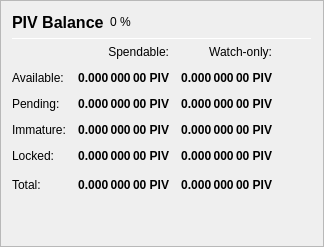
                   <widget class="QFrame" name="frame_Balances">
                    <property name="frameShape">
                     <enum>QFrame::StyledPanel</enum>
                    </property>
                    <property name="frameShadow">
                     <enum>QFrame::Raised</enum>
                    </property>
                    <layout class="QVBoxLayout" name="verticalLayout_4">
                     <item>
                      <layout class="QHBoxLayout" name="horizontalLayout_4">
                       <item>
                        <widget class="QLabel" name="label_5">
                         <property name="minimumSize">
                          <size>
                           <width>0</width>
                           <height>20</height>
                          </size>
                         </property>
                         <property name="font">
                          <font>
                           <pointsize>12</pointsize>
                           <weight>75</weight>
                           <bold>true</bold>
                          </font>
                         </property>
                         <property name="text">
                          <string>PIV Balance</string>
                         </property>
                        </widget>
                       </item>
                       <item>
                        <widget class="QLabel" name="labelPIVPercent">
                         <property name="text">
                          <string notr="true">0 %</string>
                         </property>
                        </widget>
                       </item>
                       <item>
                        <spacer name="horizontalSpacer_3">
                         <property name="orientation">
                          <enum>Qt::Horizontal</enum>
                         </property>
                         <property name="sizeHint" stdset="0">
                          <size>
                           <width>40</width>
                           <height>20</height>
                          </size>
                         </property>
                        </spacer>
                       </item>
                      </layout>
                     </item>
                     <item>
                      <widget class="Line" name="line_Balance">
                       <property name="minimumSize">
                        <size>
                         <width>0</width>
                         <height>1</height>
                        </size>
                       </property>
                       <property name="maximumSize">
                        <size>
                         <width>16777215</width>
                         <height>1</height>
                        </size>
                       </property>
                       <property name="orientation">
                        <enum>Qt::Horizontal</enum>
                       </property>
                      </widget>
                     </item>
                     <item>
                      <layout class="QGridLayout" name="gridLayout">
                       <property name="spacing">
                        <number>12</number>
                       </property>
                       <item row="0" column="1">
                        <widget class="QLabel" name="labelSpendable">
                         <property name="text">
                          <string>Spendable:</string>
                         </property>
                         <property name="alignment">
                          <set>Qt::AlignRight|Qt::AlignTrailing|Qt::AlignVCenter</set>
                         </property>
                        </widget>
                       </item>
                       <item row="0" column="2">
                        <widget class="QLabel" name="labelWatchonly">
                         <property name="text">
                          <string>Watch-only:</string>
                         </property>
                         <property name="alignment">
                          <set>Qt::AlignRight|Qt::AlignTrailing|Qt::AlignVCenter</set>
                         </property>
                        </widget>
                       </item>
                       <item row="1" column="0">
                        <widget class="QLabel" name="labelBalanceText">
                         <property name="text">
                          <string>Available:</string>
                         </property>
                        </widget>
                       </item>
                       <item row="1" column="1">
                        <widget class="QLabel" name="labelBalance">
                         <property name="font">
                          <font>
                           <weight>75</weight>
                           <bold>true</bold>
                          </font>
                         </property>
                         <property name="cursor">
                          <cursorShape>IBeamCursor</cursorShape>
                         </property>
                         <property name="toolTip">
                          <string>Your current spendable balance</string>
                         </property>
                         <property name="text">
                          <string notr="true">0.000 000 00 PIV</string>
                         </property>
                         <property name="alignment">
                          <set>Qt::AlignRight|Qt::AlignTrailing|Qt::AlignVCenter</set>
                         </property>
                         <property name="textInteractionFlags">
                          <set>Qt::LinksAccessibleByMouse|Qt::TextSelectableByKeyboard|Qt::TextSelectableByMouse</set>
                         </property>
                        </widget>
                       </item>
                       <item row="1" column="2">
                        <widget class="QLabel" name="labelWatchAvailable">
                         <property name="font">
                          <font>
                           <weight>75</weight>
                           <bold>true</bold>
                          </font>
                         </property>
                         <property name="cursor">
                          <cursorShape>IBeamCursor</cursorShape>
                         </property>
                         <property name="toolTip">
                          <string>Your current balance in watch-only addresses</string>
                         </property>
                         <property name="text">
                          <string notr="true">0.000 000 00 PIV</string>
                         </property>
                         <property name="alignment">
                          <set>Qt::AlignRight|Qt::AlignTrailing|Qt::AlignVCenter</set>
                         </property>
                         <property name="textInteractionFlags">
                          <set>Qt::LinksAccessibleByMouse|Qt::TextSelectableByKeyboard|Qt::TextSelectableByMouse</set>
                         </property>
                        </widget>
                       </item>
                       <item row="2" column="0">
                        <widget class="QLabel" name="labelPendingText">
                         <property name="text">
                          <string>Pending:</string>
                         </property>
                        </widget>
                       </item>
                       <item row="2" column="1">
                        <widget class="QLabel" name="labelUnconfirmed">
                         <property name="font">
                          <font>
                           <weight>75</weight>
                           <bold>true</bold>
                          </font>
                         </property>
                         <property name="cursor">
                          <cursorShape>IBeamCursor</cursorShape>
                         </property>
                         <property name="toolTip">
                          <string>Total of transactions that have yet to be confirmed, and do not yet count toward the spendable balance</string>
                         </property>
                         <property name="text">
                          <string notr="true">0.000 000 00 PIV</string>
                         </property>
                         <property name="alignment">
                          <set>Qt::AlignRight|Qt::AlignTrailing|Qt::AlignVCenter</set>
                         </property>
                         <property name="textInteractionFlags">
                          <set>Qt::LinksAccessibleByMouse|Qt::TextSelectableByKeyboard|Qt::TextSelectableByMouse</set>
                         </property>
                        </widget>
                       </item>
                       <item row="2" column="2">
                        <widget class="QLabel" name="labelWatchPending">
                         <property name="font">
                          <font>
                           <weight>75</weight>
                           <bold>true</bold>
                          </font>
                         </property>
                         <property name="cursor">
                          <cursorShape>IBeamCursor</cursorShape>
                         </property>
                         <property name="toolTip">
                          <string>Unconfirmed transactions to watch-only addresses</string>
                         </property>
                         <property name="text">
                          <string notr="true">0.000 000 00 PIV</string>
                         </property>
                         <property name="alignment">
                          <set>Qt::AlignRight|Qt::AlignTrailing|Qt::AlignVCenter</set>
                         </property>
                         <property name="textInteractionFlags">
                          <set>Qt::LinksAccessibleByMouse|Qt::TextSelectableByKeyboard|Qt::TextSelectableByMouse</set>
                         </property>
                        </widget>
                       </item>
                       <item row="3" column="0">
                        <widget class="QLabel" name="labelImmatureText">
                         <property name="text">
                          <string>Immature:</string>
                         </property>
                        </widget>
                       </item>
                       <item row="3" column="1">
                        <widget class="QLabel" name="labelImmature">
                         <property name="font">
                          <font>
                           <weight>75</weight>
                           <bold>true</bold>
                          </font>
                         </property>
                         <property name="cursor">
                          <cursorShape>IBeamCursor</cursorShape>
                         </property>
                         <property name="toolTip">
                          <string>Staked or masternode rewards that has not yet matured</string>
                         </property>
                         <property name="text">
                          <string notr="true">0.000 000 00 PIV</string>
                         </property>
                         <property name="alignment">
                          <set>Qt::AlignRight|Qt::AlignTrailing|Qt::AlignVCenter</set>
                         </property>
                         <property name="textInteractionFlags">
                          <set>Qt::LinksAccessibleByMouse|Qt::TextSelectableByKeyboard|Qt::TextSelectableByMouse</set>
                         </property>
                        </widget>
                       </item>
                       <item row="3" column="2">
                        <widget class="QLabel" name="labelWatchImmature">
                         <property name="font">
                          <font>
                           <weight>75</weight>
                           <bold>true</bold>
                          </font>
                         </property>
                         <property name="cursor">
                          <cursorShape>IBeamCursor</cursorShape>
                         </property>
                         <property name="toolTip">
                          <string>Staked or masternode rewards in watch-only addresses that has not yet matured</string>
                         </property>
                         <property name="text">
                          <string notr="true">0.000 000 00 PIV</string>
                         </property>
                         <property name="alignment">
                          <set>Qt::AlignRight|Qt::AlignTrailing|Qt::AlignVCenter</set>
                         </property>
                         <property name="textInteractionFlags">
                          <set>Qt::LinksAccessibleByMouse|Qt::TextSelectableByKeyboard|Qt::TextSelectableByMouse</set>
                         </property>
                        </widget>
                       </item>
                       <item row="4" column="0">
                        <widget class="QLabel" name="labelLockedBalanceText">
                         <property name="toolTip">
                          <string>Locked PIV or Masternode collaterals. These are excluded from zPIV minting.</string>
                         </property>
                         <property name="text">
                          <string>Locked:</string>
                         </property>
                        </widget>
                       </item>
                       <item row="4" column="1">
                        <widget class="QLabel" name="labelLockedBalance">
                         <property name="font">
                          <font>
                           <weight>75</weight>
                           <bold>true</bold>
                          </font>
                         </property>
                         <property name="cursor">
                          <cursorShape>IBeamCursor</cursorShape>
                         </property>
                         <property name="toolTip">
                          <string>Locked PIV or Masternode collaterals. These are excluded from zPIV minting.</string>
                         </property>
                         <property name="text">
                          <string notr="true">0.000 000 00 PIV</string>
                         </property>
                         <property name="alignment">
                          <set>Qt::AlignRight|Qt::AlignTrailing|Qt::AlignVCenter</set>
                         </property>
                         <property name="textInteractionFlags">
                          <set>Qt::LinksAccessibleByMouse|Qt::TextSelectableByKeyboard|Qt::TextSelectableByMouse</set>
                         </property>
                        </widget>
                       </item>
                       <item row="4" column="2">
                        <widget class="QLabel" name="labelWatchLocked">
                         <property name="font">
                          <font>
                           <weight>75</weight>
                           <bold>true</bold>
                          </font>
                         </property>
                         <property name="cursor">
                          <cursorShape>IBeamCursor</cursorShape>
                         </property>
                         <property name="toolTip">
                          <string>Current locked balance in watch-only addresses</string>
                         </property>
                         <property name="text">
                          <string notr="true">0.000 000 00 PIV</string>
                         </property>
                         <property name="alignment">
                          <set>Qt::AlignRight|Qt::AlignTrailing|Qt::AlignVCenter</set>
                         </property>
                         <property name="textInteractionFlags">
                          <set>Qt::LinksAccessibleByMouse|Qt::TextSelectableByKeyboard|Qt::TextSelectableByMouse</set>
                         </property>
                        </widget>
                       </item>
                       <item row="5" column="0">
                        <widget class="QLabel" name="labelTotalText">
                         <property name="toolTip">
                          <string>Your current KORE balance, unconfirmed and immature transactions included</string>
                         </property>
                         <property name="text">
                          <string>Total:</string>
                         </property>
                        </widget>
                       </item>
                       <item row="5" column="1">
                        <widget class="QLabel" name="labelTotal">
                         <property name="font">
                          <font>
                           <weight>75</weight>
                           <bold>true</bold>
                          </font>
                         </property>
                         <property name="cursor">
                          <cursorShape>IBeamCursor</cursorShape>
                         </property>
                         <property name="toolTip">
                          <string>Your current KORE balance, unconfirmed and immature transactions included</string>
                         </property>
                         <property name="text">
                          <string notr="true">0.000 000 00 PIV</string>
                         </property>
                         <property name="alignment">
                          <set>Qt::AlignRight|Qt::AlignTrailing|Qt::AlignVCenter</set>
                         </property>
                         <property name="textInteractionFlags">
                          <set>Qt::LinksAccessibleByMouse|Qt::TextSelectableByKeyboard|Qt::TextSelectableByMouse</set>
                         </property>
                        </widget>
                       </item>
                       <item row="5" column="2">
                        <widget class="QLabel" name="labelWatchTotal">
                         <property name="font">
                          <font>
                           <weight>75</weight>
                           <bold>true</bold>
                          </font>
                         </property>
                         <property name="cursor">
                          <cursorShape>IBeamCursor</cursorShape>
                         </property>
                         <property name="toolTip">
                          <string>Current total balance in watch-only addresses</string>
                         </property>
                         <property name="text">
                          <string notr="true">0.000 000 00 PIV</string>
                         </property>
                         <property name="alignment">
                          <set>Qt::AlignRight|Qt::AlignTrailing|Qt::AlignVCenter</set>
                         </property>
                         <property name="textInteractionFlags">
                          <set>Qt::LinksAccessibleByMouse|Qt::TextSelectableByKeyboard|Qt::TextSelectableByMouse</set>
                         </property>
                        </widget>
                       </item>
                       <item row="5" column="3">
                        <spacer name="horizontalSpacer_9">
                         <property name="orientation">
                          <enum>Qt::Horizontal</enum>
                         </property>
                         <property name="sizeHint" stdset="0">
                          <size>
                           <width>40</width>
                           <height>20</height>
                          </size>
                         </property>
                        </spacer>
                       </item>
                      </layout>
                     </item>
                     <item>
                      <spacer name="verticalSpacer_3">
                       <property name="orientation">
                        <enum>Qt::Vertical</enum>
                       </property>
                       <property name="sizeHint" stdset="0">
                        <size>
                         <width>20</width>
                         <height>40</height>
                        </size>
                       </property>
                      </spacer>
                     </item>
                    </layout>
                   </widget>
